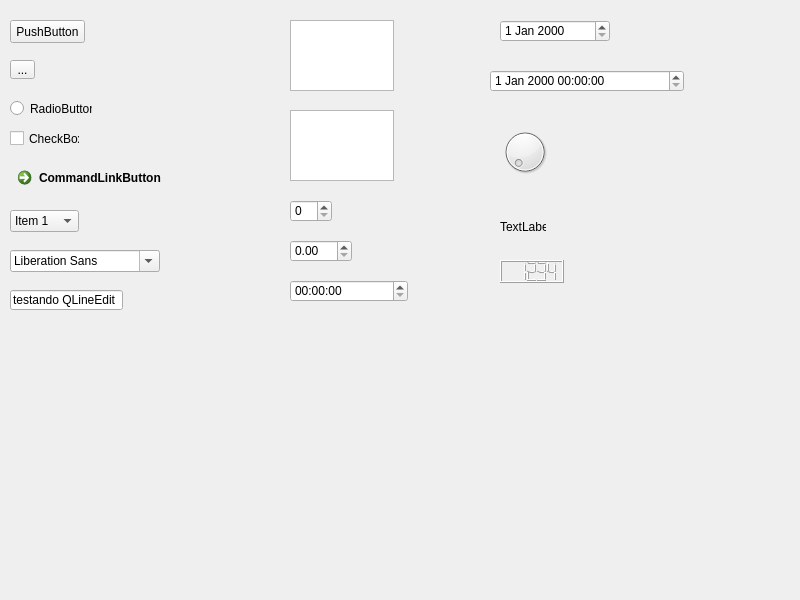
<?xml version="1.0" encoding="UTF-8"?>
<ui version="4.0">
 <class>Form</class>
 <widget class="QWidget" name="Form">
  <property name="geometry">
   <rect>
    <x>0</x>
    <y>0</y>
    <width>800</width>
    <height>600</height>
   </rect>
  </property>
  <property name="windowTitle">
   <string>Qt5xHb - teste com a classe HUiLoader</string>
  </property>
  <widget class="QPushButton" name="pushButton">
   <property name="geometry">
    <rect>
     <x>10</x>
     <y>20</y>
     <width>75</width>
     <height>23</height>
    </rect>
   </property>
   <property name="text">
    <string>PushButton</string>
   </property>
  </widget>
  <widget class="QToolButton" name="toolButton">
   <property name="geometry">
    <rect>
     <x>10</x>
     <y>60</y>
     <width>25</width>
     <height>19</height>
    </rect>
   </property>
   <property name="text">
    <string>...</string>
   </property>
  </widget>
  <widget class="QRadioButton" name="radioButton">
   <property name="geometry">
    <rect>
     <x>10</x>
     <y>100</y>
     <width>82</width>
     <height>17</height>
    </rect>
   </property>
   <property name="text">
    <string>RadioButton</string>
   </property>
  </widget>
  <widget class="QCheckBox" name="checkBox">
   <property name="geometry">
    <rect>
     <x>10</x>
     <y>130</y>
     <width>70</width>
     <height>17</height>
    </rect>
   </property>
   <property name="text">
    <string>CheckBox</string>
   </property>
  </widget>
  <widget class="QCommandLinkButton" name="commandLinkButton">
   <property name="geometry">
    <rect>
     <x>10</x>
     <y>160</y>
     <width>185</width>
     <height>41</height>
    </rect>
   </property>
   <property name="styleSheet">
    <string notr="true">background-color: yellow</string>
   </property>
   <property name="text">
    <string>CommandLinkButton</string>
   </property>
  </widget>
  <widget class="QComboBox" name="comboBox">
   <property name="geometry">
    <rect>
     <x>10</x>
     <y>210</y>
     <width>69</width>
     <height>22</height>
    </rect>
   </property>
   <item>
    <property name="text">
     <string>Item 1</string>
    </property>
   </item>
   <item>
    <property name="text">
     <string>Item 2</string>
    </property>
   </item>
   <item>
    <property name="text">
     <string>Item 3</string>
    </property>
   </item>
   <item>
    <property name="text">
     <string>Item 4</string>
    </property>
   </item>
   <item>
    <property name="text">
     <string>Item 5</string>
    </property>
   </item>
  </widget>
  <widget class="QFontComboBox" name="fontComboBox">
   <property name="geometry">
    <rect>
     <x>10</x>
     <y>250</y>
     <width>150</width>
     <height>22</height>
    </rect>
   </property>
  </widget>
  <widget class="QLineEdit" name="lineEdit">
   <property name="geometry">
    <rect>
     <x>10</x>
     <y>290</y>
     <width>113</width>
     <height>20</height>
    </rect>
   </property>
   <property name="text">
    <string>testando QLineEdit</string>
   </property>
  </widget>
  <widget class="QTextEdit" name="textEdit">
   <property name="geometry">
    <rect>
     <x>290</x>
     <y>20</y>
     <width>104</width>
     <height>71</height>
    </rect>
   </property>
  </widget>
  <widget class="QPlainTextEdit" name="plainTextEdit">
   <property name="geometry">
    <rect>
     <x>290</x>
     <y>110</y>
     <width>104</width>
     <height>71</height>
    </rect>
   </property>
  </widget>
  <widget class="QSpinBox" name="spinBox">
   <property name="geometry">
    <rect>
     <x>290</x>
     <y>200</y>
     <width>42</width>
     <height>22</height>
    </rect>
   </property>
  </widget>
  <widget class="QDoubleSpinBox" name="doubleSpinBox">
   <property name="geometry">
    <rect>
     <x>290</x>
     <y>240</y>
     <width>62</width>
     <height>22</height>
    </rect>
   </property>
  </widget>
  <widget class="QTimeEdit" name="timeEdit">
   <property name="geometry">
    <rect>
     <x>290</x>
     <y>280</y>
     <width>118</width>
     <height>22</height>
    </rect>
   </property>
  </widget>
  <widget class="QDateEdit" name="dateEdit">
   <property name="geometry">
    <rect>
     <x>500</x>
     <y>20</y>
     <width>110</width>
     <height>22</height>
    </rect>
   </property>
  </widget>
  <widget class="QDateTimeEdit" name="dateTimeEdit">
   <property name="geometry">
    <rect>
     <x>490</x>
     <y>70</y>
     <width>194</width>
     <height>22</height>
    </rect>
   </property>
  </widget>
  <widget class="QDial" name="dial">
   <property name="geometry">
    <rect>
     <x>500</x>
     <y>120</y>
     <width>50</width>
     <height>64</height>
    </rect>
   </property>
  </widget>
  <widget class="QLabel" name="label">
   <property name="geometry">
    <rect>
     <x>500</x>
     <y>220</y>
     <width>46</width>
     <height>13</height>
    </rect>
   </property>
   <property name="text">
    <string>TextLabel</string>
   </property>
  </widget>
  <widget class="QLCDNumber" name="lcdNumber">
   <property name="geometry">
    <rect>
     <x>500</x>
     <y>260</y>
     <width>64</width>
     <height>23</height>
    </rect>
   </property>
   <property name="intValue" stdset="0">
    <number>1234</number>
   </property>
  </widget>
 </widget>
 <resources/>
 <connections/>
</ui>
